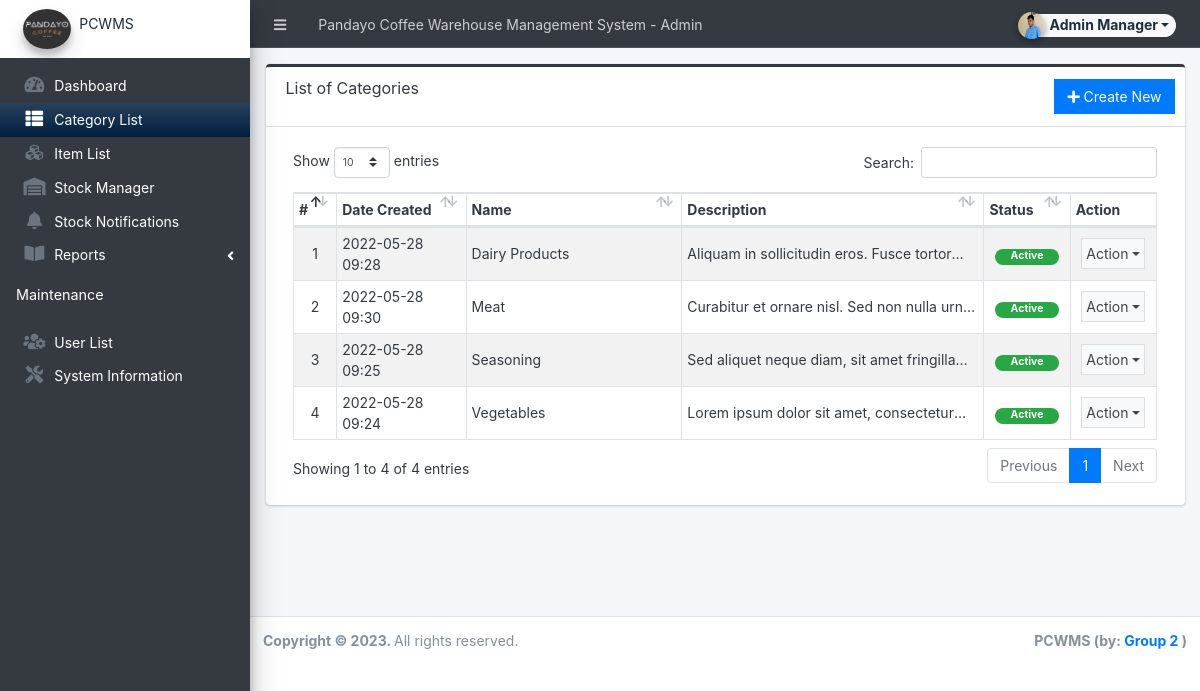
Page /admin/?page=categories (signed in) on the committed database.
### tables this page shows
CREATE TABLE `category_list` (
  `id` int(30) NOT NULL,
  `name` text NOT NULL,
  `unit` varchar(250) NOT NULL DEFAULT 'pcs',
  `description` text NOT NULL,
  `status` tinyint(1) NOT NULL DEFAULT 1,
  `delete_flag` tinyint(1) NOT NULL DEFAULT 0,
  `date_created` datetime NOT NULL DEFAULT current_timestamp(),
  `date_updated` datetime NOT NULL DEFAULT current_timestamp() ON UPDATE current_timestamp()
);

### config.php (called while the page is built, shortened)
<?php
require_once('classes/DBConnection.php');
require_once('classes/SystemSettings.php');
function validate_image($file){
    global $_settings;
	if(!empty($file)){
        $ex = explode("?",$file);
        $file = $ex[0];
        $ts = isset($ex[1]) ? "?".$ex[1] : '';
		if(is_file(base_app.$file)){
			return base_url.$file.$ts;
		}else{
			return base_url.($_settings->info('logo'));
		}
	}else{
		return base_url.($_settings->info('logo'));
	}
}
function isMobileDevice(){
    $aMobileUA = array(
        '/iphone/i' => 'iPhone',
        '/ipod/i' => 'iPod',
        '/ipad/i' => 'iPad',
        '/android/i' => 'Android',
        '/blackberry/i' => 'BlackBerry',
        '/webos/i' => 'Mobile'
    );
    return false;
}
?>

### classes/DBConnection.php (called while the page is built, shortened)
<?php
class DBConnection{
    private $host = DB_SERVER;
    private $username = DB_USERNAME;
    private $password = DB_PASSWORD;
    private $database = DB_NAME;
    public $conn;
    public function __construct(){
        if (!isset($this->conn)) {
            $this->conn = new mysqli($this->host, $this->username, $this->password, $this->database);
        }
    }
}
?>

### classes/SystemSettings.php (called while the page is built, shortened)
<?php
class SystemSettings extends DBConnection{
	function userdata($field = ''){
		if(!empty($field)){
			if(isset($_SESSION['userdata'][$field]))
				return $_SESSION['userdata'][$field];
			else
				return null;
		}else{
			return false;
		}
	}
	function info($field=''){
		if(!empty($field)){
			if(isset($_SESSION['system_info'][$field]))
				return $_SESSION['system_info'][$field];
			else
				return false;
		}else{
			return false;
		}
	}
}
$_settings = new SystemSettings();
?>

### admin/categories/index.php (the view, shortened to what this page needs)
<div class="card card-outline rounded-5 card-dark">
	<div class="card-header">
		<h3 class="card-title">List of Categories</h3>
		<div class="card-tools">
			<a href="javascript:void(0)" id="create_new" class="btn btn-flat btn-primary"><span class="fas fa-plus"></span>  Create New</a>
		</div>
	</div>
	<div class="card-body">
        <div class="container-fluid">
			<table class="table table-hover table-striped table-bordered" id="list">
				<colgroup>
					<col width="5%">
					<col width="15%">
					<col width="25%">
					<col width="35%">
					<col width="10%">
					<col width="10%">
				</colgroup>
				<thead>
					<tr>
						<th>#</th>
						<th>Date Created</th>
						<th>Name</th>
						<th>Description</th>
						<th>Status</th>
						<th>Action</th>
					</tr>
				</thead>
				<tbody>
					<?php
					$i = 1;
						$qry = $conn->query("SELECT * from `category_list` where delete_flag = 0 order by `name` asc ");
						while($row = $qry->fetch_assoc()):
					?>
						<tr>
							<td class="text-center"><?php echo $i++; ?></td>
							<td><?php echo date("Y-m-d H:i",strtotime($row['date_created'])) ?></td>
							<td class=""><?= $row['name'] ?></td>
							<td class=""><p class="mb-0 truncate-1"><?= strip_tags(htmlspecialchars_decode($row['description'])) ?></p></td>
							<td class="text-center">
                                <?php if($row['status'] == 1): ?>
                                    <span class="badge badge-success px-3 rounded-pill">Active</span>
                                <?php else: ?>
                                    <span class="badge badge-danger px-3 rounded-pill">Inactive</span>
                                <?php endif; ?>
                            </td>
							<td align="center">
								 <button type="button" class="btn btn-flat p-1 btn-default btn-sm dropdown-toggle dropdown-icon" data-toggle="dropdown">
				                  		Action
				                  </button>
							</td>
						</tr>
					<?php endwhile; ?>
				</tbody>
			</table>
		</div>
	</div>
</div>

### admin/index.php (shortened to what this page needs)
<?php require_once('../config.php'); ?>
 <!DOCTYPE html>
<html lang="en" class="" style="height: auto;">
<?php require_once('inc/header.php') ?>
  <body class="background-white sidebar-mini layout-fixed control-sidebar-slide-open layout-navbar-fixed sidebar-mini-md sidebar-mini-xs text-sm" data-new-gr-c-s-check-loaded="14.991.0" data-gr-ext-installed="" style="height: auto">
    <div class="wrapper">
     <?php require_once('inc/topBarNav.php') ?>
     <?php require_once('inc/navigation.php') ?>
     <?php $page = isset($_GET['page']) ? $_GET['page'] : 'home';  ?>
      <div class="content-wrapper  pt-3" style="min-height: 567.854px;">
        <section class="content  text-dark">
          <div class="container-fluid">
            <?php
              if(!file_exists($page.".php") && !is_dir($page)){
                  include '404.html';
              }else{
                if(is_dir($page))
                  include $page.'/index.php';
                else
                  include $page.'.php';
              }
            ?>
          </div>
        </section>
      </div>
      <?php require_once('inc/footer.php') ?>
  </body>
</html>

### admin/inc/header.php (shortened to what this page needs)
<head>
    <link rel="stylesheet" href="<?php echo base_url ?>plugins/fontawesome-free/css/all.min.css">
    <link rel="stylesheet" href="<?php echo base_url ?>plugins/tempusdominus-bootstrap-4/css/tempusdominus-bootstrap-4.min.css">
    <link rel="stylesheet" href="<?php echo base_url ?>plugins/datatables-bs4/css/dataTables.bootstrap4.min.css">
    <link rel="stylesheet" href="<?php echo base_url ?>plugins/datatables-responsive/css/responsive.bootstrap4.min.css">
    <link rel="stylesheet" href="<?php echo base_url ?>plugins/datatables-buttons/css/buttons.bootstrap4.min.css">
    <link rel="stylesheet" href="<?php echo base_url ?>plugins/select2/css/select2.min.css">
    <link rel="stylesheet" href="<?php echo base_url ?>plugins/select2-bootstrap4-theme/select2-bootstrap4.min.css">
    <link rel="stylesheet" href="<?php echo base_url ?>plugins/icheck-bootstrap/icheck-bootstrap.min.css">
    <link rel="stylesheet" href="<?php echo base_url ?>plugins/jqvmap/jqvmap.min.css">
    <link rel="stylesheet" href="<?php echo base_url ?>dist/css/adminlte.css">
    <link rel="stylesheet" href="<?php echo base_url ?>dist/css/custom.css">
    <link rel="stylesheet" href="<?php echo base_url ?>plugins/overlayScrollbars/css/OverlayScrollbars.min.css">
    <link rel="stylesheet" href="<?php echo base_url ?>plugins/daterangepicker/daterangepicker.css">
    <link rel="stylesheet" href="<?php echo base_url ?>plugins/summernote/summernote-bs4.min.css">
  <link rel="stylesheet" href="<?php echo base_url ?>plugins/sweetalert2-theme-bootstrap-4/bootstrap-4.min.css">
  </head>

### admin/inc/topBarNav.php (shortened to what this page needs)
<nav class="main-header navbar navbar-expand navbar-dark text-sm">
  <ul class="navbar-nav">
    <li class="nav-item">
    <a class="nav-link" data-widget="pushmenu" href="#" role="button"><i class="fas fa-bars"></i></a>
    </li>
    <li class="nav-item d-none d-sm-inline-block">
      <a href="<?php echo base_url ?>" class="nav-link"><?php echo (!isMobileDevice()) ? $_settings->info('name'):$_settings->info('short_name'); ?> - Admin</a>
    </li>
  </ul>
  <ul class="navbar-nav ml-auto">
    <li class="nav-item">
      <div class="btn-group nav-link">
            <button type="button" class="btn btn-rounded badge badge-light dropdown-toggle dropdown-icon" data-toggle="dropdown">
              <span><img src="<?php echo validate_image($_settings->userdata('avatar')) ?>" class="img-circle elevation-2 user-img" alt="User Image"></span>
              <span class="ml-3"><?php echo ucwords($_settings->userdata('firstname').' '.$_settings->userdata('lastname')) ?></span>
            </button>
        </div>
    </li>
  </ul>
</nav>

### admin/inc/navigation.php (shortened to what this page needs)
<aside class="main-sidebar sidebar-white navbar-dark elevation-4 sidebar-no-expand">
  <a href="<?php echo base_url ?>admin" class="brand-link bg-white text-sm">
<img src="<?php echo validate_image($_settings->info('logo'))?>" alt="Store Logo" class="brand-image img-circle elevation-3" style="opacity: .8;width: 3rem;height: 2.5rem;max-height: unset;">
  <span class="brand-text font-normal"><?php echo $_settings->info('short_name') ?></span>
  </a>
  <div class="sidebar os-host os-theme-light os-host-overflow os-host-overflow-y os-host-resize-disabled os-host-transition os-host-scrollbar-horizontal-hidden">
    <div class="os-content-glue" style="margin: 0px -8px; width: 249px; height: 646px;"></div>
    <div class="os-padding">
      <div class="os-viewport os-viewport-native-scrollbars-invisible" style="overflow-y: scroll;">
        <div class="os-content" style="padding: 0px 8px; height: 100%; width: 100%;">
          <nav class="mt-1">
             <ul class="nav nav-pills nav-sidebar flex-column text-sm nav-compact nav-flat nav-child-indent nav-collapse-hide-child" data-widget="treeview" role="menu" data-accordion="false">
              <li class="nav-item dropdown">
                <a href="./" class="nav-link nav-home">
                  <i class="nav-icon fas fa-tachometer-alt"></i>
                  <p style="color:white">
                    Dashboard
                  </p>
                </a>
              </li>
              <li class="nav-item dropdown">
                <a href="./?page=categories" class="nav-link nav-categories">
                  <i class="nav-icon fas fa-th-list"></i>
                  <p style="color:white">
                    Category List
                  </p>
                </a>
              </li>
              <li class="nav-item dropdown">
                <a href="./?page=items" class="nav-link nav-items">
                  <i class="nav-icon fa fa-cubes"></i>
                  <p style="color:white">
                    Item List
                  </p>
                </a>
              </li>
              <li class="nav-item dropdown">
                <a href="./?page=stocks" class="nav-link nav-stocks">
                  <i class="nav-icon fas fa-warehouse"></i>
                  <p style="color:white">
                    Stock Manager
                  </p>
                </a>
              </li>
              <li class="nav-item dropdown">
                <a href="./?page=minimum_notif" class="nav-link nav-minimum_stocks">
                <i class="nav-icon fas fa-bell"></i>
                  <p style="color:white">
                    Stock Notifications
                  </p>
                </a>
              </li>
              <?php if($_settings->userdata('type') == 1): ?>
              <li class="nav-item">
                <a href="#" class="nav-link">
                  <i class="nav-icon fas fa-book-open"></i>
                  <p style="color:white">
                    Reports
                    <i class="right fas fa-angle-left"></i>
                  </p>
                </a>
              </li>
              <li class="nav-header" ><p style="color:white">Maintenance</p></li>
              <li class="nav-item dropdown">
                <a href="<?php echo base_url ?>admin/?page=user/list" class="nav-link  nav-user_list" >
                  <i class="nav-icon fas fa-users-cog" ></i>
                  <p style="color:white">
                    User List
                  </p>
                </a>
              </li>
              <li class="nav-item dropdown">
                <a href="<?php echo base_url ?>admin/?page=system_info" class="nav-link nav-system_info">
                  <i class="nav-icon fas fa-tools"></i>
                  <p style="color:white">
                    System Information
                  </p>
                </a>
              </li>
              <?php endif; ?>
            </ul>
          </nav>
        </div>
      </div>
    </div>
  </div>
</aside>

### admin/inc/footer.php (shortened to what this page needs)
<footer class="main-footer text-sm">
        <strong>Copyright © <?php echo date('Y') ?>.
        </strong>
        All rights reserved.
        <div class="float-right d-none d-sm-inline-block">
          <b><?php echo $_settings->info('short_name') ?> (by: <a href="" target="blank">Group 2</a> )</b>
        </div>
      </footer>
    </div>

### admin/inc/topBarNav.php (style rules this page uses)
.user-img { position: absolute; height: 27px; width: 27px; object-fit: cover; left: -7%; top: -12%; }
.btn-rounded { border-radius: 50px; }

### admin/inc/navigation.php (style rules this page uses)
.sidebar a.nav-link.active { color:#fff !important }

### rows in the picture
category_list: date_created "2022-05-28 09:28", name "Dairy Products", description "Aliquam in sollicitudin eros. Fusce…", status "Active"
category_list: date_created "2022-05-28 09:30", name "Meat", description "Curabitur et ornare nisl. Sed non nulla…", status "Active"
category_list: date_created "2022-05-28 09:25", name "Seasoning", description "Sed aliquet neque diam, sit amet…", status "Active"
category_list: date_created "2022-05-28 09:24", name "Vegetables", description "Lorem ipsum dolor sit amet,…", status "Active"

### other values in the picture
$_settings->info('name') "Pandayo Coffee Warehouse Management System"
$_settings->userdata('firstname').' '.$_settings->userdata('lastname') "Admin Manager"
$_settings->info('short_name') "PCWMS"
